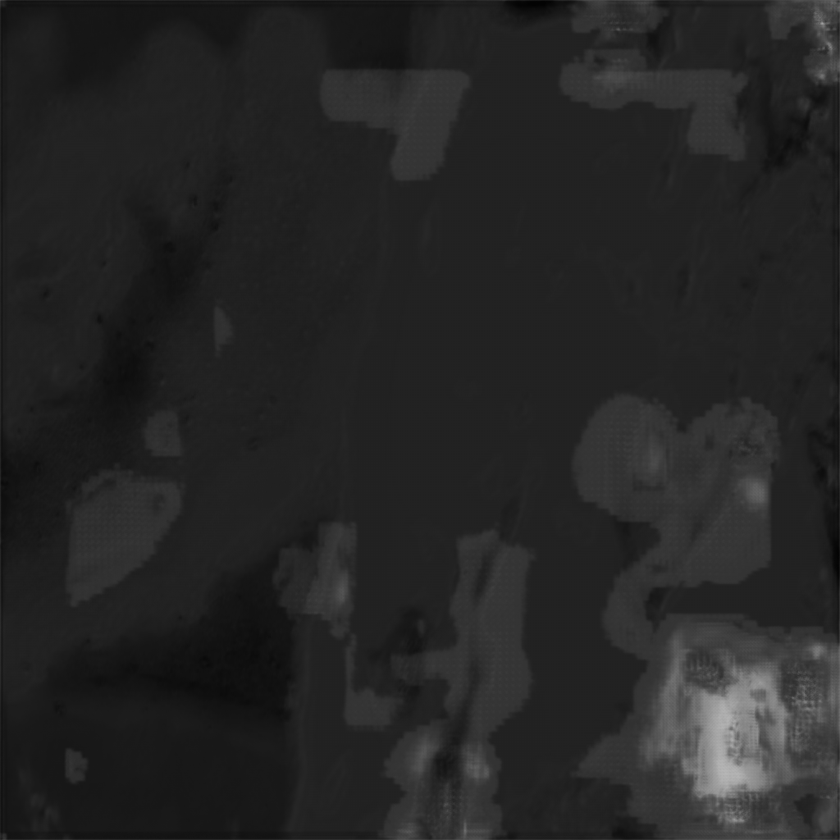
#> input picture divided_augmented/inference/AYUMARA_Asparagopsis-taxiformis_638296273931611600_0_1_grey.png, 840 x 840 px, shrunk from 1024 x 1024 before the run, found by its file name; its folder holds only this picture in this run
$ python threshold.py
#> lines starting #> are read from the running program, lines starting #| are printed output that depends on the picture; after the words box and inside, x2 and y2 are one past the last pixel; in counts of white or black regions, pixels touching at a corner belong together
import os
import numpy as np
from skimage.io import imread, imsave

run = "1/000033"
save_path = os.path.join("/home/olivia/Halimeda/semantic_segmentation/SS_Halimeda/runs")
path_in = os.path.join(save_path,run,"inference")
path_out = os.path.join(save_path,run,"inference_thr")

try:
    os.mkdir(path_out)
except:
    print("")

im_list = sorted(os.listdir(path_in))
thr = 128

for im in im_list:
    path = os.path.join(path_in, im)
    grey= imread(path)
#> grey is the input picture: shape (840, 840); min 3, max 183, mean 37.4
    grey_thr = np.where(grey < thr, 0, 255)
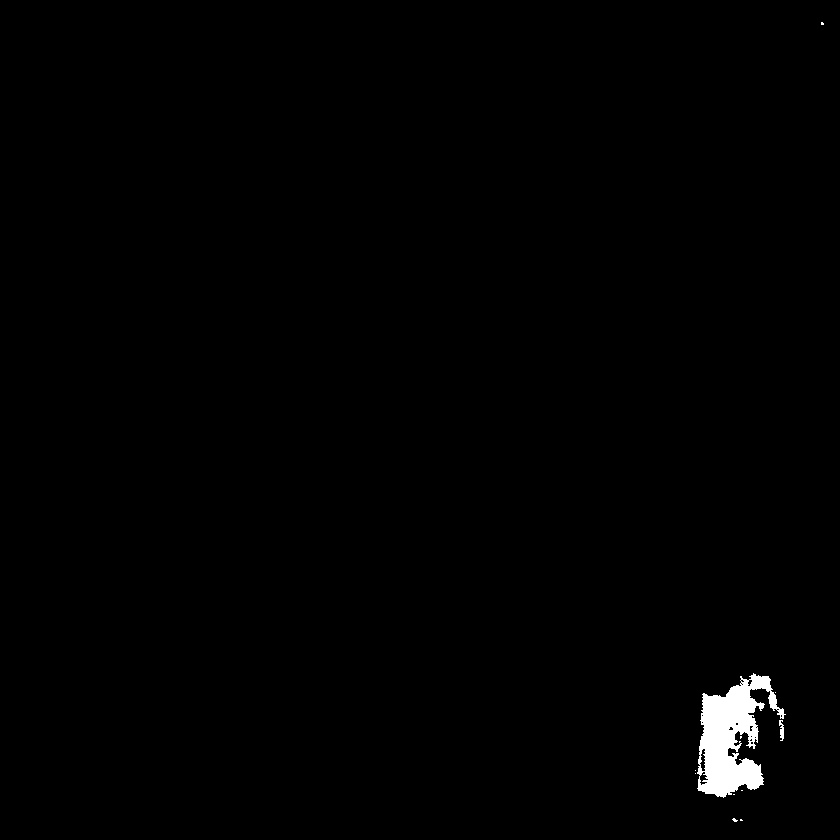
#> grey_thr: shape (840, 840) int64; 0.81% white; 11 white regions (9 under 20 px), largest, box (x1, y1, x2, y2) and area: (697, 673, 786, 798) 5618, (779, 720, 784, 741) 68
#> (the run stopped early here; a loop or call above may not have finished)

$ run again, on divided_augmented/inference/Aarm_22_2_4_grey.png
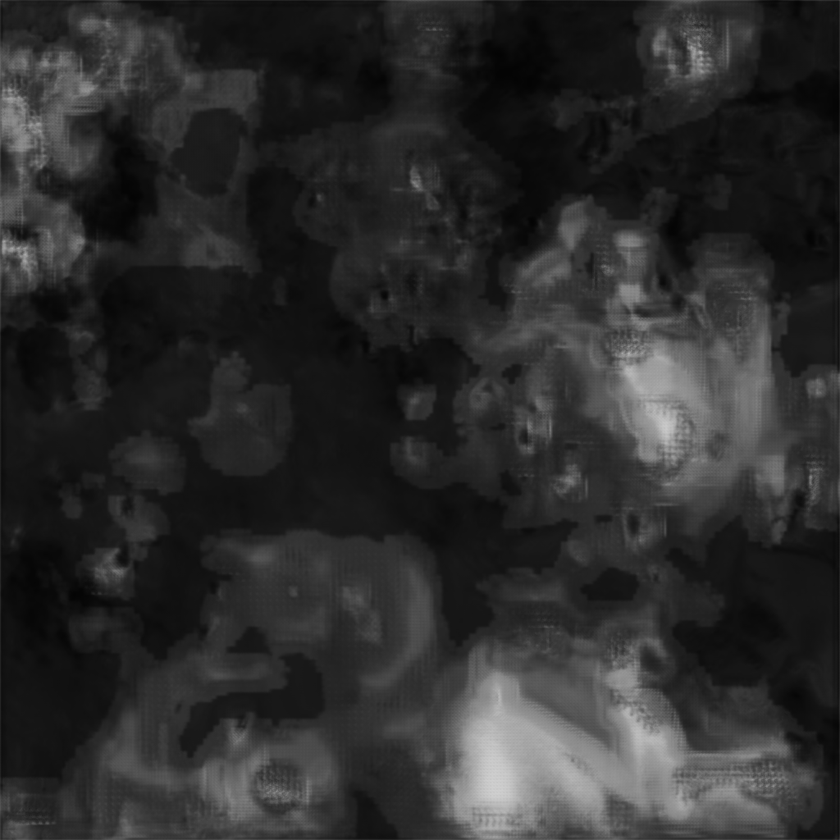
#> input picture divided_augmented/inference/Aarm_22_2_4_grey.png, 840 x 840 px, shrunk from 1024 x 1024 before the run, found by its file name
#> grey is the input picture: shape (840, 840); min 4, max 208, mean 44.6
#> `grey_thr = np.where(grey < thr, 0, 255)`:
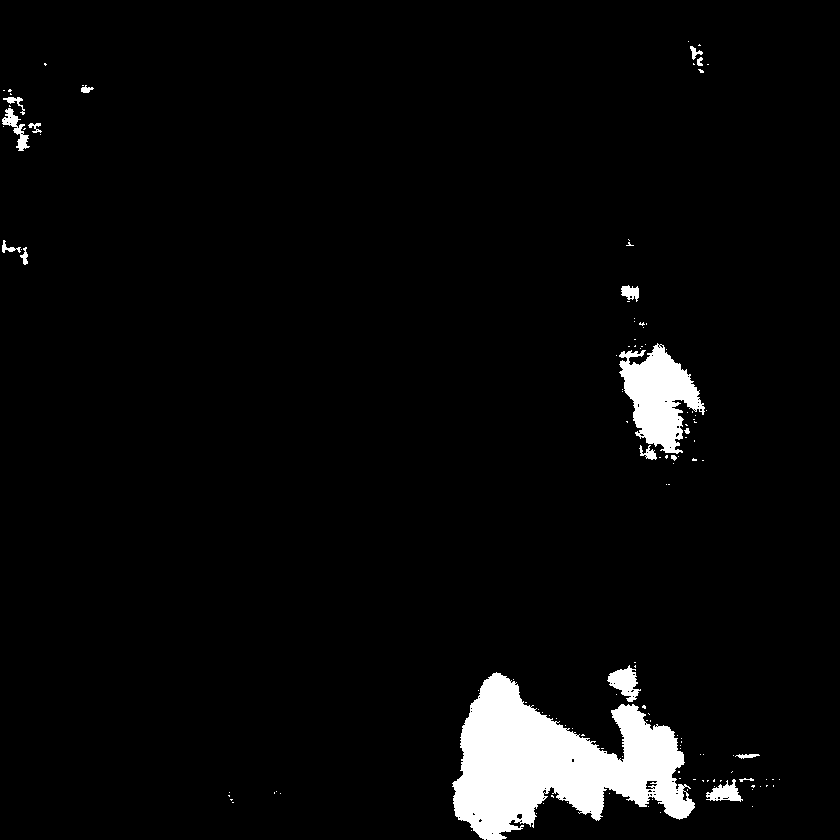
#> grey_thr: shape (840, 840) int64; 4.2% white; 131 white regions (113 under 20 px), largest, box (x1, y1, x2, y2) and area: (452, 672, 695, 840) 21542, (619, 343, 705, 454) 5186, (607, 665, 641, 702) 649

$ run again, on divided_augmented/inference/Aarm_22_3_3_grey.png
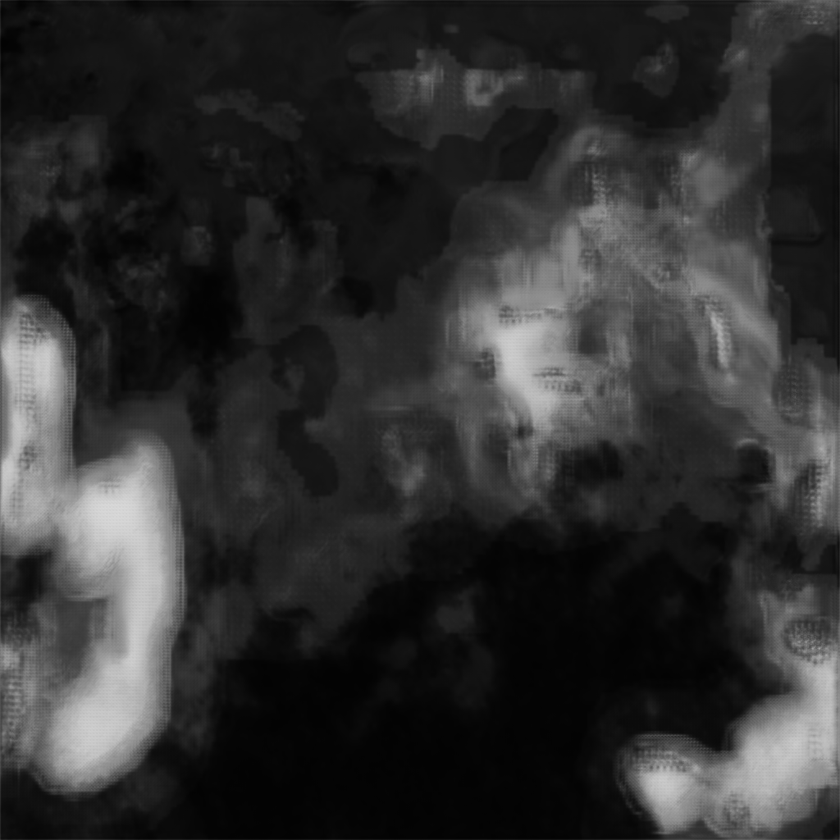
#> input picture divided_augmented/inference/Aarm_22_3_3_grey.png, 840 x 840 px, shrunk from 1024 x 1024 before the run, found by its file name
#> grey is the input picture: shape (840, 840); min 3, max 217, mean 47.7
#> `grey_thr = np.where(grey < thr, 0, 255)`:
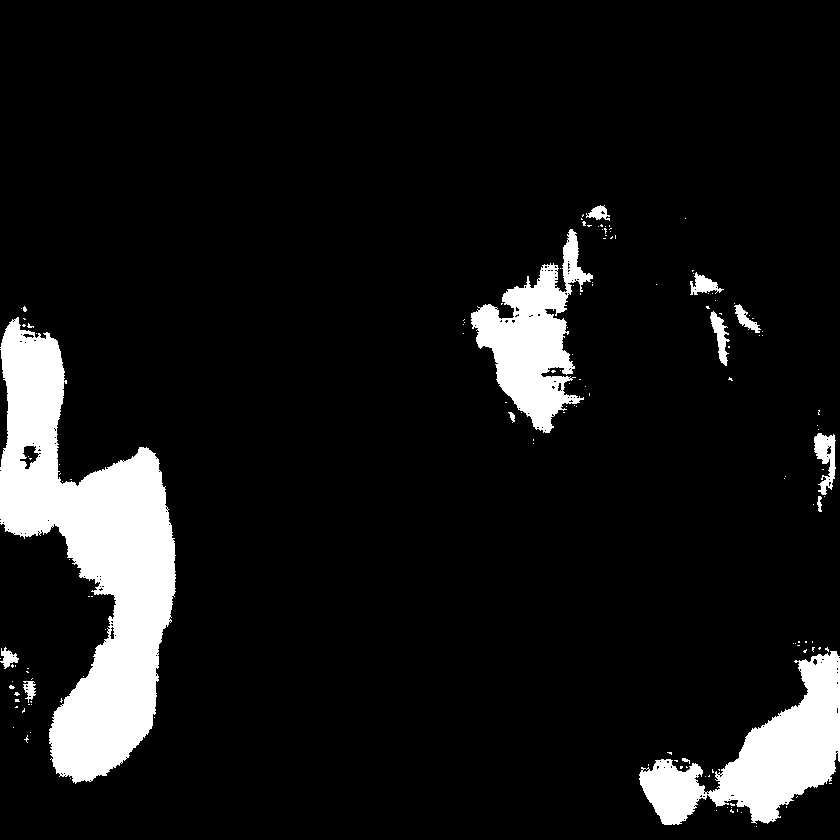
#> grey_thr: shape (840, 840) int64; 9.3% white; 148 white regions (135 under 20 px), largest, box (x1, y1, x2, y2) and area: (0, 317, 176, 784) 37758, (639, 651, 840, 825) 14175, (471, 229, 593, 433) 10376

$ run again, on divided_augmented/inference/AYUMARA_Asparagopsis-taxiformis_638296273931611600_1_1_grey.png
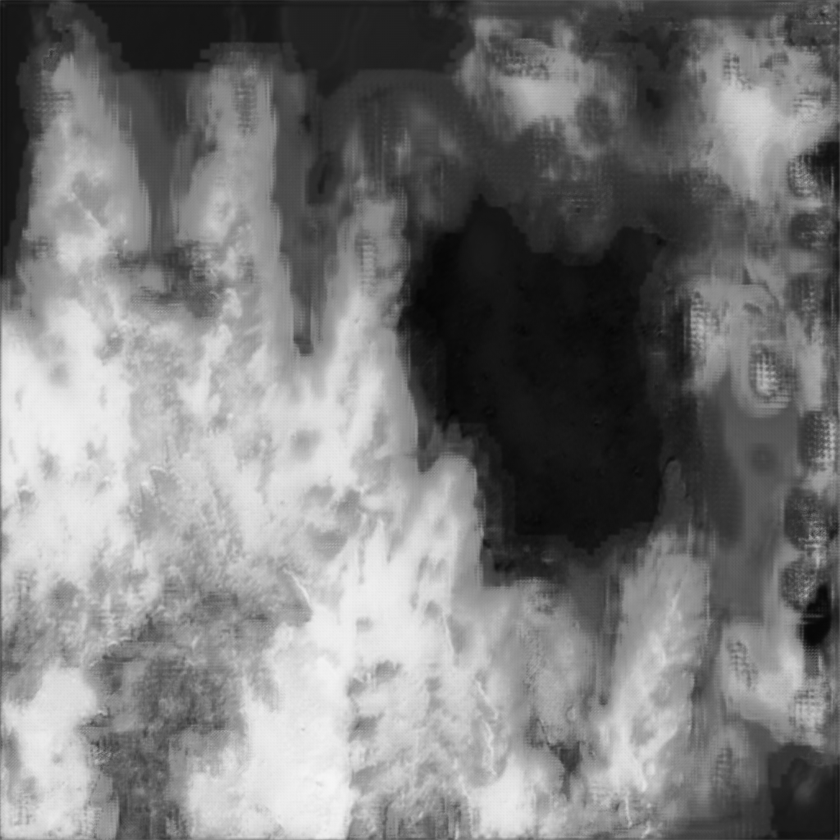
#> input picture divided_augmented/inference/AYUMARA_Asparagopsis-taxiformis_638296273931611600_1_1_grey.png, 840 x 840 px, shrunk from 1024 x 1024 before the run, found by its file name
#> grey is the input picture: shape (840, 840); min 5, max 246, mean 121.3
#> `grey_thr = np.where(grey < thr, 0, 255)`:
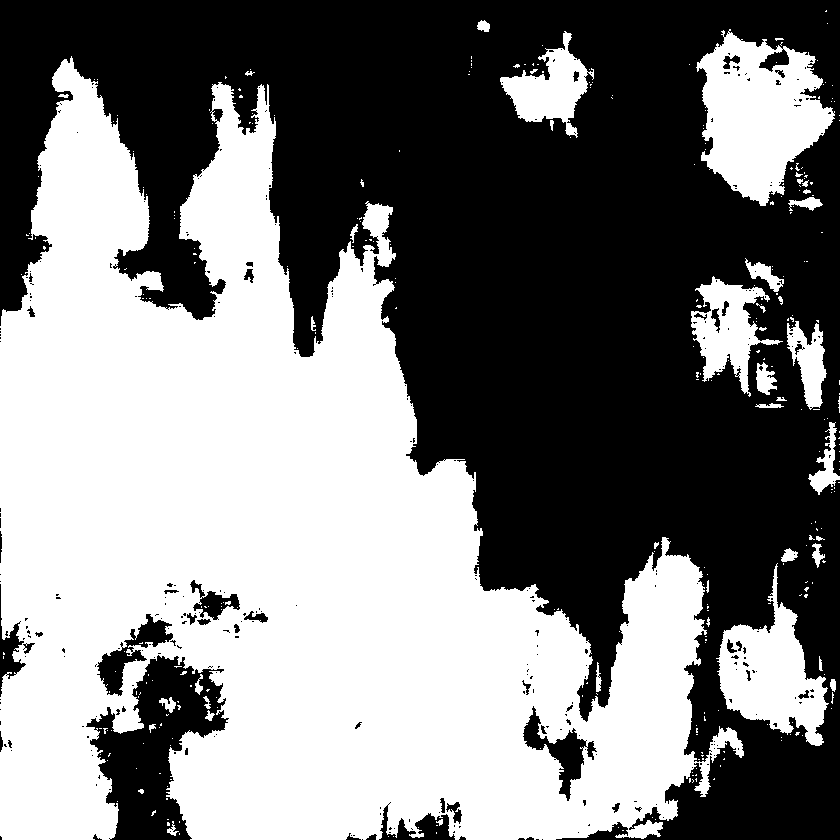
#> grey_thr: shape (840, 840) int64; 49.3% white; 325 white regions (281 under 20 px), largest, box (x1, y1, x2, y2) and area: (0, 56, 744, 840) 309017, (696, 29, 835, 206) 14545, (716, 563, 829, 746) 9096
